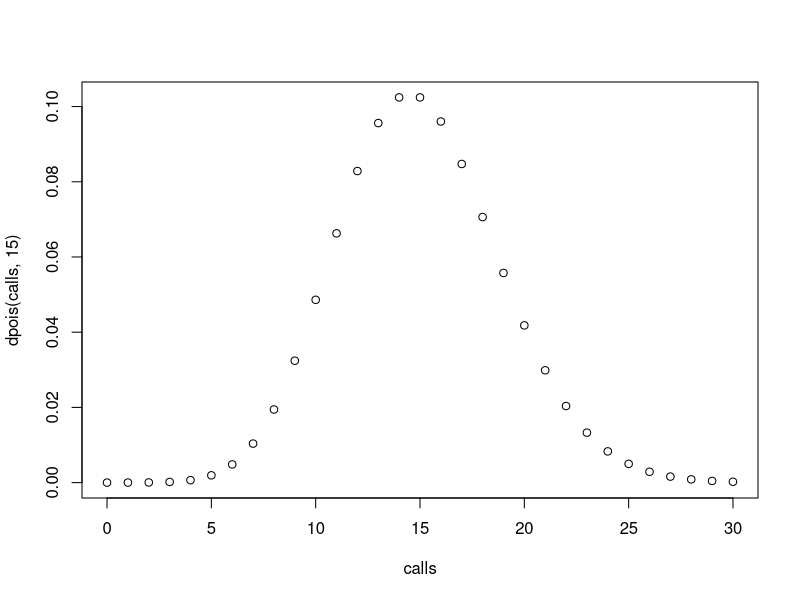
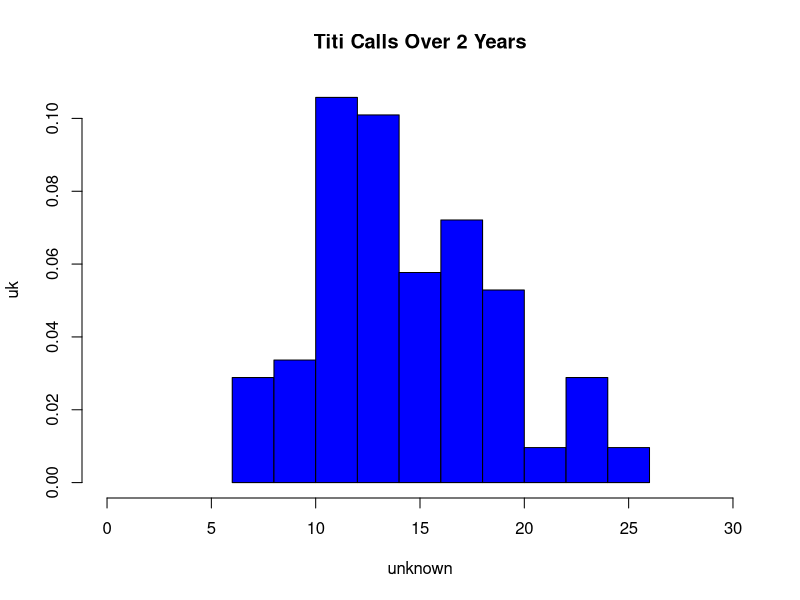

These charts were generated, in order, by the following R code:
## ---- chunk 1
knitr::opts_chunk$set(echo = TRUE)
## ---- chunk 2
x<- rpois(1, 15) #where 1 is the n value since its 15 is the  mean of the two hours and 15 is the mean or lambda
x

###ZOE: Thank you for teaching me how to add a title to the r section of each chunk!
## ---- chunk 3
ppois(8, (rpois(1, 15)), lower=FALSE) #I can't tell if I should be running lambda as 15 for the mean or x  where x is therpois? or as i put here, lmbda being the function of rpois?

###ZOE:I think that maybe you should use dpois for x (8) and l(15), and the inverse of ppois at the end (1-ppois)  
## ---- chunk 4
dpois(0, 15) #same problem but this time i set lambda as 15

###ZOE: This is exactly how I would do this one. 
## ---- chunk 5
dpois(3, 15)
## ---- chunk 6
calls<- 0:30
plot(calls, dpois(calls, 15))

###ZOE:I think that you should more specifically call it a bar plot. (barplot(dpois(x,l)))
## ---- chunk 7
exampledist<- rpois(104, 15)
exampledist

###ZOE:Exampledist is the same thing as assigning to a variable letter but more clear.  That is really helpful to see. 
## ---- chunk 8
hist(exampledist, freq = FALSE, col = "blue", main = "Titi Calls Over 2 Years", xlab = "unknown",
    ylab = "uk", xlim = c(0, 30))

###ZOE: We worked though this one together.  Learned how to do colors. Breaks spaces out the individual bars. 
